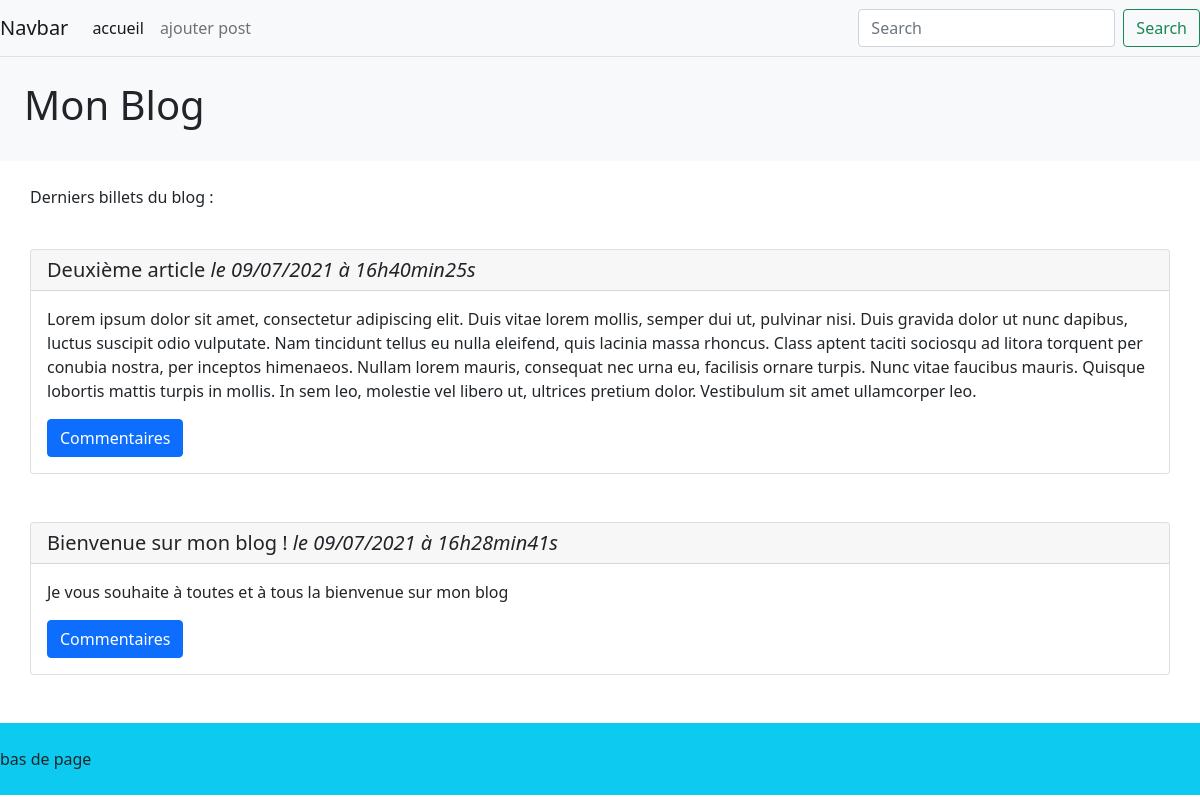
The page / on the database its author committed.
### tables this page shows
CREATE TABLE `posts` (
  `id` int(11) NOT NULL,
  `redactor` varchar(255) DEFAULT NULL,
  `title` varchar(255) NOT NULL,
  `content` text NOT NULL,
  `image` varchar(255) NOT NULL,
  `creation_date` datetime NOT NULL
);

### controllers/controller.php (called while the page is built, shortened)
<?php
require_once('models/PostManager.php');
function listPosts()
{
    $postManager = new PostManager();
    $posts = $postManager->getPosts();
    require('views/frontend/listPostsView.php');
}

### models/PostManager.php (called while the page is built, shortened)
<?php
class PostManager extends Manager
{
  public function getPosts()
  {
      $db = $this->dbConnect();
      $req = $db->query('SELECT id, title, content, DATE_FORMAT(creation_date, \'%d/%m/%Y à %Hh%imin%ss\') AS creation_date_fr FROM posts ORDER BY creation_date DESC LIMIT 0, 5');
      return $req;
  }
}
?>

### views/frontend/listPostsView.php (the view, shortened to what this page needs)
<div class="container mt-4">
    <p>Derniers billets du blog :</p>
    <?php
    while ($data = $posts->fetch())
    {
    ?>
        <div class="container-fluid py-4">
            <div class="card">
                <h5 class="card-header"><?= htmlspecialchars($data['title']) ?><em> le <?= $data['creation_date_fr'] ?></em></h5>
                <div class="card-body">
                    <p class="card-text"><?= nl2br(htmlspecialchars($data['content'])) ?></p>
                    <a href="index.php?action=post&amp;id=<?= $data['id'] ?>"   class="btn btn-primary">Commentaires</a>
                </div>
            </div>
        </div>
    <?php
    }
    ?>
</div>
<?php require('views/frontend/template.php'); ?>

### rows shown on the page
posts: title "Deuxième article", creation_date_fr "09/07/2021 à 16h40min25s", content "Lorem ipsum dolor sit amet, consectetur adipiscing elit. Duis vitae lorem mollis, semper dui ut, pulvinar nisi. Duis gravida dolor ut nunc dapibus, luctus suscipit odio vulputate. Nam tincidunt tellus eu nulla eleifend, quis lacinia massa rhoncus. Class aptent taciti sociosqu ad litora torquent per conubia nostra, per inceptos himenaeos. Nullam lorem mauris, consequat nec urna eu, facilisis ornare turpis. Nunc vitae faucibus mauris. Quisque lobortis mattis turpis in mollis. In sem leo, molestie vel libero ut, ultrices pretium dolor. Vestibulum sit amet ullamcorper leo."
posts: title "Bienvenue sur mon blog !", creation_date_fr "09/07/2021 à 16h28min41s", content "Je vous souhaite à toutes et à tous la bienvenue sur mon blog"
